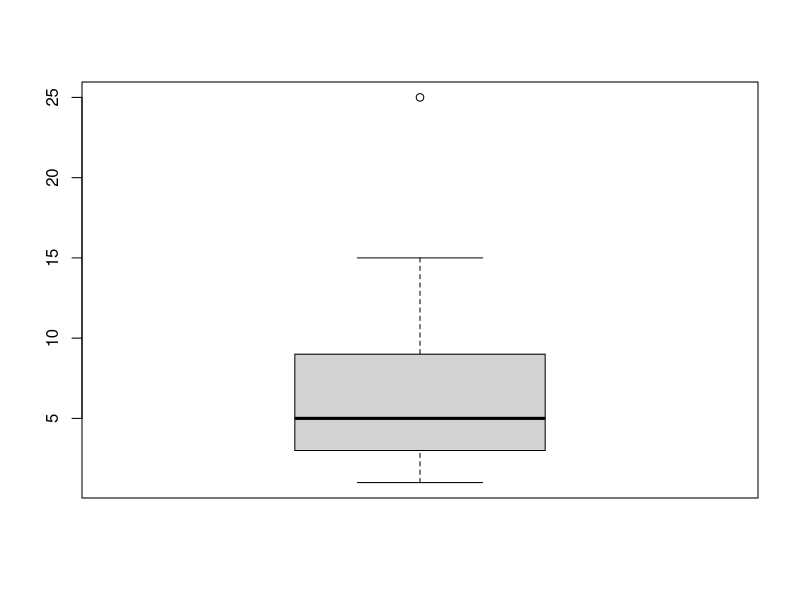
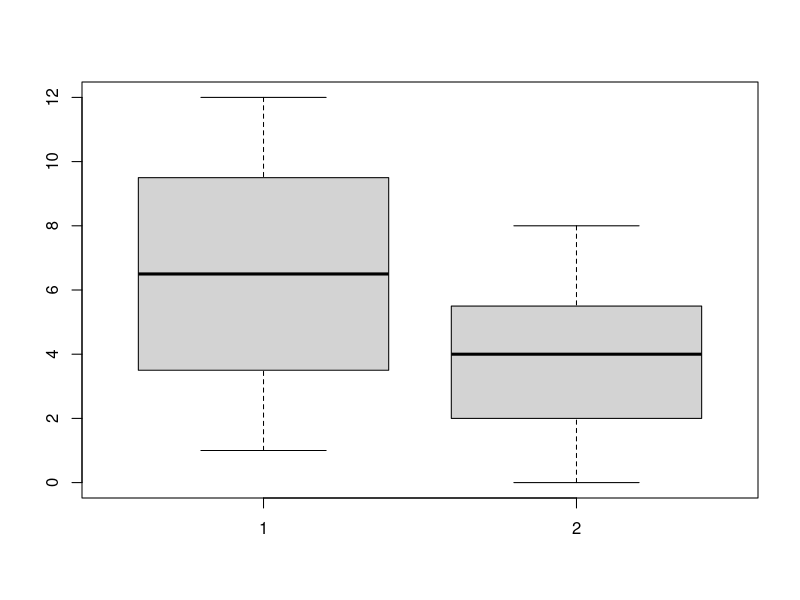
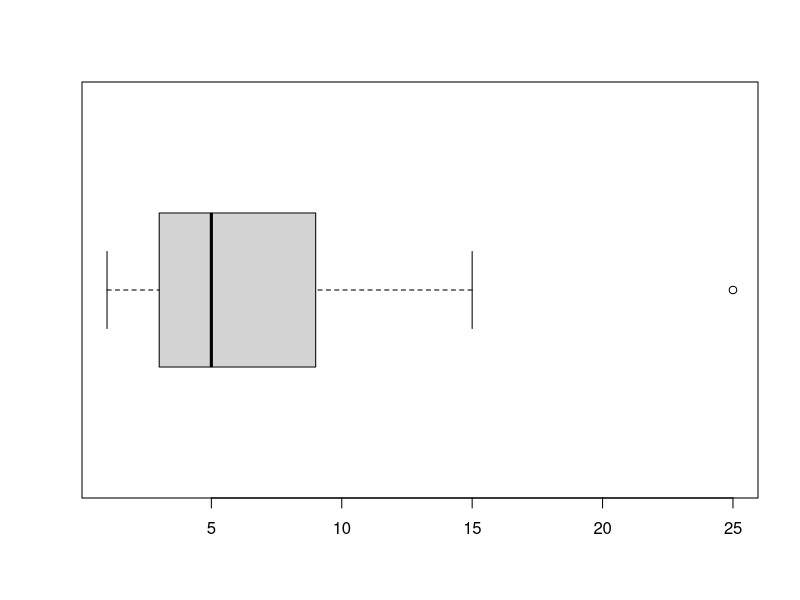
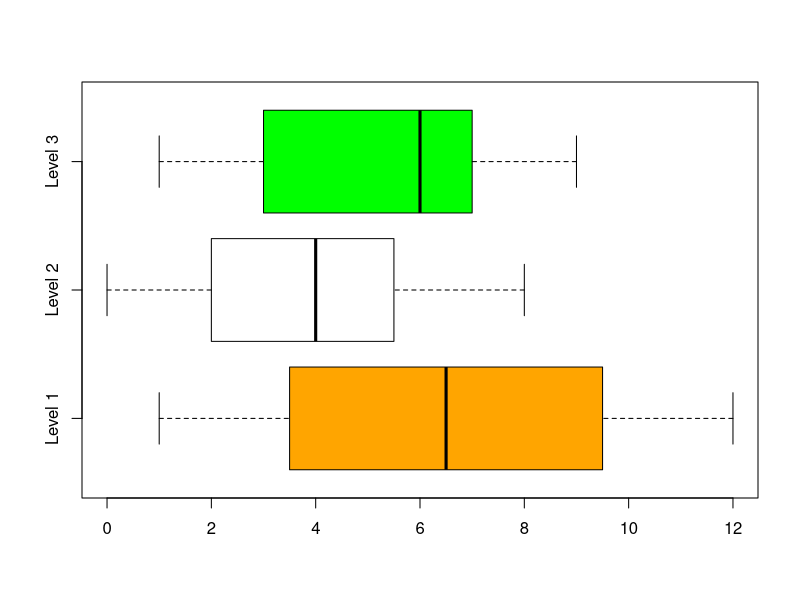

These figures' R source, in order:
#Draw a box plot.
x=c(1,2,3,3,4,5,5,7,9,9,15,25)
boxplot(x)

#Draw multiple box plot.
x=c(1,2,3,4,5,6,7,8,9,10,11,12)
y=c(5,7,8,6,3,4,1,5,2,3,6,4,2,0,1)
boxplot(x,y)

#Changing the orientation horizontally.
x=c(1,2,3,3,4,5,5,7,9,9,15,25)
boxplot(x,horizontal=TRUE)

#For adding colors,Labels and plot name.
x=c(1,2,3,4,5,6,7,8,9,10,11,12)
y=c(5,7,8,6,3,4,1,5,2,3,6,4,2,0,1)
a=c(1,2,3,6,6,6,7,8,9)
boxplot(x,y,a,horizontal=TRUE,names=c("Level 1","Level 2","Level 3"),col=c("Orange","White","Green"))
